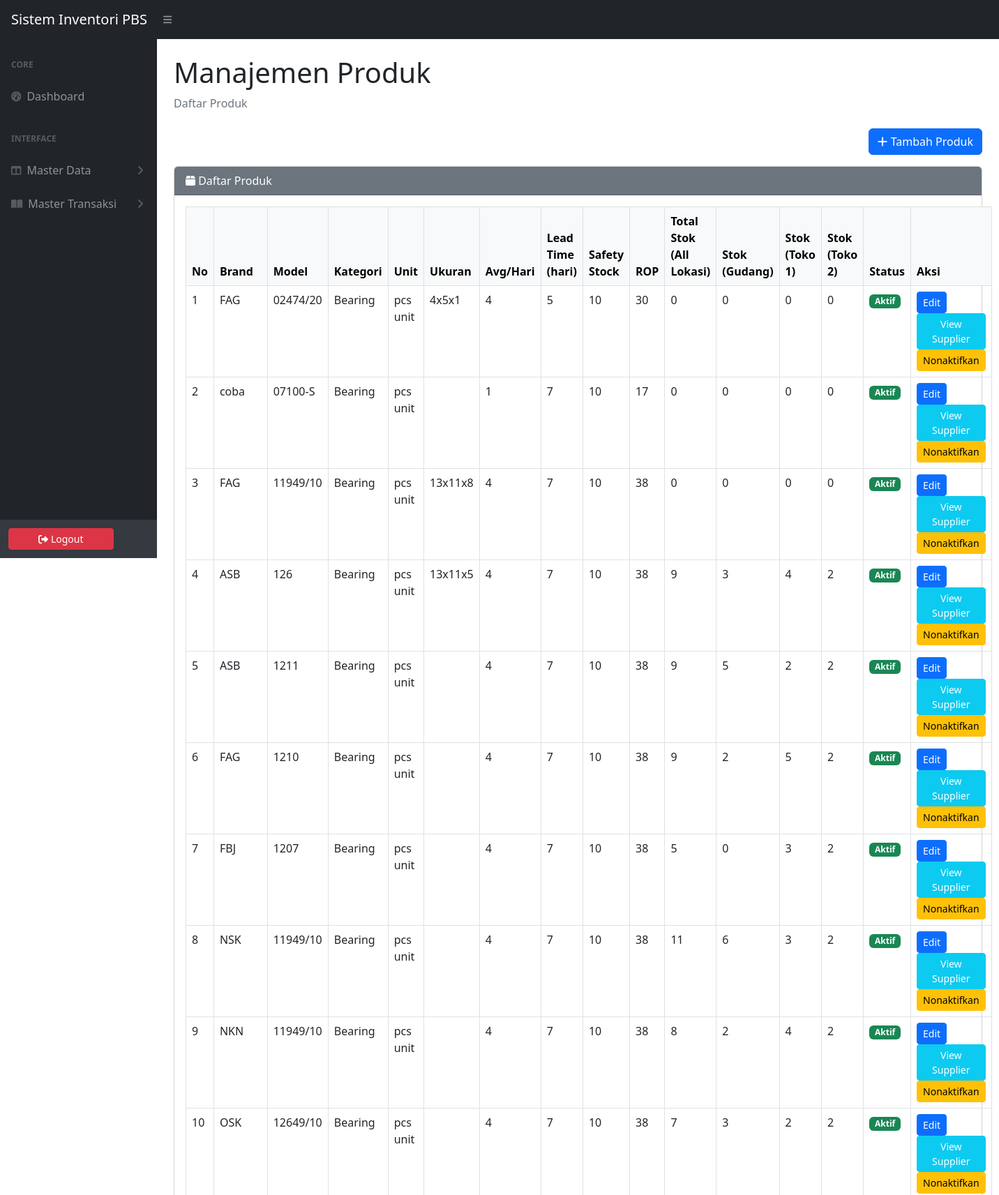
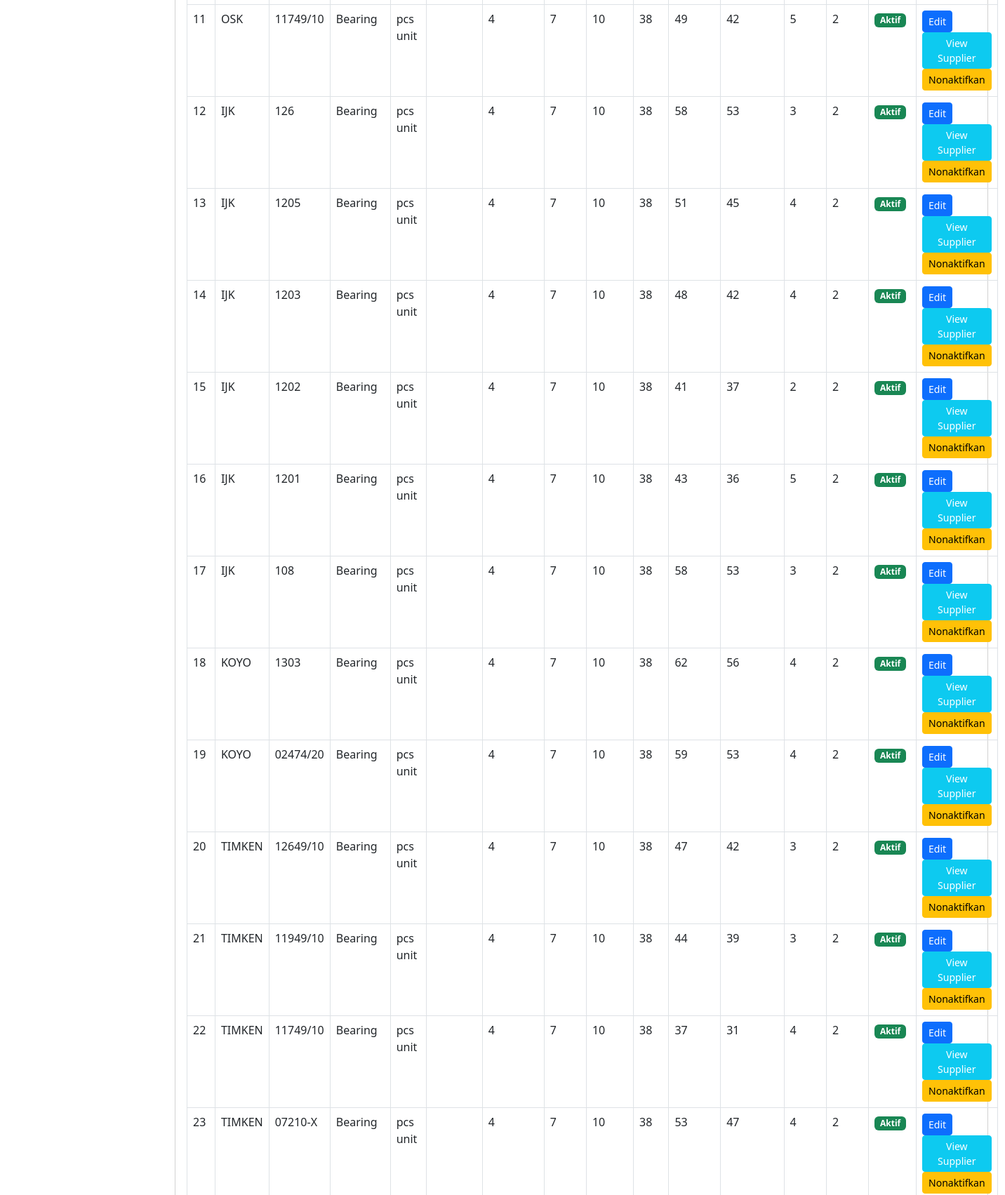
The page /product.php (signed in, upper part) on the database its author committed (2 pictures, top to bottom).
### tables this page shows
CREATE TABLE `product` (
  `product_id` int(11) NOT NULL,
  `brand_id` int(11) DEFAULT NULL,
  `model_id` int(11) DEFAULT NULL,
  `unit_id` int(11) DEFAULT NULL,
  `category_id` int(11) DEFAULT NULL,
  `name` varchar(150) NOT NULL,
  `desc` varchar(255) DEFAULT NULL,
  `ukuran` varchar(100) DEFAULT NULL,
  `status` tinyint(1) NOT NULL DEFAULT 1,
  `safety_stock` int(11) NOT NULL DEFAULT 0,
  `lead_time_days` int(11) NOT NULL DEFAULT 1,
  `avg_daily_usage` int(11) NOT NULL DEFAULT 0,
  `reorder_point` int(11) NOT NULL DEFAULT 0
);

CREATE TABLE `brand` (
  `brand_id` int(11) NOT NULL,
  `brand_name` varchar(100) NOT NULL
);

CREATE TABLE `model` (
  `model_id` int(11) NOT NULL,
  `model_name` varchar(100) NOT NULL
);

CREATE TABLE `category` (
  `category_id` int(11) NOT NULL,
  `category_name` varchar(100) NOT NULL
);

CREATE TABLE `unit` (
  `unit_id` int(11) NOT NULL,
  `unit_name` varchar(50) NOT NULL,
  `satuan_hitung` varchar(50) NOT NULL
);

### product.php (the view, shortened to what this page needs)
<?php
include "include/config.php";
$queryLokasi  = "SELECT location_id, namalokasi FROM location ORDER BY namalokasi";
$resultLokasi = mysqli_query($connection, $queryLokasi)
    or die("Query lokasi error: " . mysqli_error($connection));
$listLokasi = [];
while ($rowLokasi = mysqli_fetch_assoc($resultLokasi)) {
    $listLokasi[(int)$rowLokasi['location_id']] = $rowLokasi['namalokasi'];
}
$queryProduk = "
    SELECT
        p.product_id,
        CONCAT(b.brand_name,' ',m.model_name)        AS nama_produk,
        p.`desc`     AS deskripsi_produk,
        p.ukuran     AS ukuran_produk,
        p.status     AS status_produk,
        b.brand_name,
        m.model_name,
        c.category_name,
        u.unit_name,
        u.satuan_hitung,
        p.safety_stock,
        p.lead_time_days,
        p.avg_daily_usage,
        p.reorder_point
    FROM product p
    LEFT JOIN brand    b ON p.brand_id    = b.brand_id
    LEFT JOIN model    m ON p.model_id    = m.model_id
    LEFT JOIN category c ON p.category_id = c.category_id
    LEFT JOIN unit     u ON p.unit_id     = u.unit_id
    ORDER BY p.product_id DESC
";
$resultProduk = mysqli_query($connection, $queryProduk)
    or die("Query produk error: " . mysqli_error($connection));
?>
<!DOCTYPE html>
<html lang="en">
<head>
    <link href="css/styles.css" rel="stylesheet" />
    <link href="https://cdn.jsdelivr.net/npm/simple-datatables@7.1.2/dist/style.min.css" rel="stylesheet" />
</head>
<body class="sb-nav-fixed">
<?php include "include/navbar.php"; ?>
<div id="layoutSidenav">
    <?php include "include/menu.php"; ?>
    <div id="layoutSidenav_content">
    <main class="container-fluid px-4">
                <h1 class="mt-4">Manajemen Produk</h1>
                <ol class="breadcrumb mb-4"><li class="breadcrumb-item active">Daftar Produk</li></ol>
                <div class="mb-3 text-end">
                    <a href="tambahproduk.php" class="btn btn-primary">
                        <i class="fa fa-plus"></i> Tambah Produk
                    </a>
                </div>
                <div class="card mb-4">
                    <div class="card-header bg-secondary text-white">
                        <i class="fa fa-box"></i> Daftar Produk
                    </div>
                    <div class="card-body">
                        <table id="datatablesSimple" class="table table-bordered table-hover">
                            <thead class="table-light">
                            <tr>
                                <th>No</th>
                                <th>Brand</th>
                                <th>Model</th>
                                <th>Kategori</th>
                                <th>Unit</th>
                                <th>Ukuran</th>
                                <th>Avg/Hari</th>
                                <th>Lead Time (hari)</th>
                                <th>Safety Stock</th>
                                <th>ROP</th>
                                <th>Total Stok (All Lokasi)</th>
                                <?php foreach ($listLokasi as $namaLokasi): ?>
                                <th>Stok (<?php echo htmlspecialchars($namaLokasi); ?>)</th>
                                <?php endforeach; ?>
                                <th>Status</th>
                                <th>Aksi</th>
                            </tr>
                            </thead>
                            <tbody>
                                <?php
                                $nomorBaris = 1;
                            while ($rowProduk = mysqli_fetch_assoc($resultProduk)):
                                    $produkId = (int)$rowProduk['product_id'];
                                    $stokPerLokasi = [];
                                    $queryStok  = "SELECT location_id, quantity FROM inventory WHERE product_id = $produkId";
                                    $resultStok = mysqli_query($connection, $queryStok)
                                        or die("Query stok error: " . mysqli_error($connection));
                                    while ($rowStok = mysqli_fetch_assoc($resultStok)) {
                                        $stokPerLokasi[(int)$rowStok['location_id']] = (int)$rowStok['quantity'];
                                    }
                                    $totalStokAll = array_sum($stokPerLokasi);
                                ?>
                                <tr>
                               <td><?php echo $nomorBaris++; ?></td>
                                <td><?php echo htmlspecialchars($rowProduk['brand_name']); ?></td>
                                <td><?php echo htmlspecialchars($rowProduk['model_name']); ?></td>
                                <td><?php echo htmlspecialchars($rowProduk['category_name']); ?></td>
                                <td><?php echo htmlspecialchars(trim($rowProduk['unit_name'].' '.$rowProduk['satuan_hitung'])); ?></td>
                                <td><?php echo htmlspecialchars($rowProduk['ukuran_produk']); ?></td>
                                <td><?php echo (int)$rowProduk['avg_daily_usage']; ?></td>
                                <td><?php echo (int)$rowProduk['lead_time_days']; ?></td>
                                <td><?php echo (int)$rowProduk['safety_stock']; ?></td>
                                <td><?php echo (int)$rowProduk['reorder_point']; ?></td>
                                <td><?php echo (int)$totalStokAll; ?></td>
                                <?php foreach ($listLokasi as $lokasiId => $namaLokasi): ?>
                                <td><?php echo $stokPerLokasi[$lokasiId] ?? 0; ?></td>
                                <?php endforeach; ?>
                                <td>
                                <?php if ((int)$rowProduk['status_produk'] === 1): ?>
                                    <span class="badge bg-success">Aktif</span>
                                <?php else: ?>
                                    <span class="badge bg-danger">Nonaktif</span>
                                <?php endif; ?>
                                </td>
                                    <td>
                                    <a href="productedit.php?id=<?php echo $rowProduk['product_id']; ?>"
                                    class="btn btn-sm btn-primary">
                                    Edit
                                    </a>
                                    <a href="product_supplier.php?id=<?php echo $rowProduk['product_id']; ?>"
                                        class="btn btn-sm btn-info text-white">
                                        View Supplier
                                    </a>
                                    <?php if($rowProduk['status_produk']==1): ?>
                                        <a href="productstatus.php?id=<?php echo $rowProduk['product_id']; ?>&status=0"
                                        onclick="return confirm('Nonaktifkan produk ini?');"
                                        class="btn btn-sm btn-warning">
                                        Nonaktifkan
                                        </a>
                                    <?php endif; ?>
                                </td>
                                </tr>
                                <?php endwhile; ?>
                            </tbody>
                        </table>
                    </div>
                </div>
            </main>
    </div>
</div>
</body>
</html>

### rows shown on the page
product: brand.brand_name "FAG", model.model_name "02474/20", category.category_name "Bearing", unit.satuan_hitung "pcs unit", ukuran "4x5x1", avg_daily_usage "4", lead_time_days "5", safety_stock "10", reorder_point "30", totalStokAll "0", lokasiId "0", status "Aktif"
product: brand.brand_name "coba", model.model_name "07100-S", category.category_name "Bearing", unit.satuan_hitung "pcs unit", avg_daily_usage "1", lead_time_days "7", safety_stock "10", reorder_point "17", totalStokAll "0", lokasiId "0", status "Aktif"
product: brand.brand_name "FAG", model.model_name "11949/10", category.category_name "Bearing", unit.satuan_hitung "pcs unit", ukuran "13x11x8", avg_daily_usage "4", lead_time_days "7", safety_stock "10", reorder_point "38", totalStokAll "0", lokasiId "0", status "Aktif"
product: brand.brand_name "ASB", model.model_name "126", category.category_name "Bearing", unit.satuan_hitung "pcs unit", ukuran "13x11x5", avg_daily_usage "4", lead_time_days "7", safety_stock "10", reorder_point "38", totalStokAll "9", lokasiId "3", lokasiId "4", lokasiId "2", status "Aktif"
product: brand.brand_name "ASB", model.model_name "1211", category.category_name "Bearing", unit.satuan_hitung "pcs unit", avg_daily_usage "4", lead_time_days "7", safety_stock "10", reorder_point "38", totalStokAll "9", lokasiId "5", lokasiId "2", status "Aktif"
product: brand.brand_name "FAG", model.model_name "1210", category.category_name "Bearing", unit.satuan_hitung "pcs unit", avg_daily_usage "4", lead_time_days "7", safety_stock "10", reorder_point "38", totalStokAll "9", lokasiId "2", lokasiId "5", status "Aktif"
product: brand.brand_name "FBJ", model.model_name "1207", category.category_name "Bearing", unit.satuan_hitung "pcs unit", avg_daily_usage "4", lead_time_days "7", safety_stock "10", reorder_point "38", totalStokAll "5", lokasiId "0", lokasiId "3", lokasiId "2", status "Aktif"
product: brand.brand_name "NSK", model.model_name "11949/10", category.category_name "Bearing", unit.satuan_hitung "pcs unit", avg_daily_usage "4", lead_time_days "7", safety_stock "10", reorder_point "38", totalStokAll "11", lokasiId "6", lokasiId "3", lokasiId "2", status "Aktif"
product: brand.brand_name "NKN", model.model_name "11949/10", category.category_name "Bearing", unit.satuan_hitung "pcs unit", avg_daily_usage "4", lead_time_days "7", safety_stock "10", reorder_point "38", totalStokAll "8", lokasiId "2", lokasiId "4", status "Aktif"
product: brand.brand_name "OSK", model.model_name "12649/10", category.category_name "Bearing", unit.satuan_hitung "pcs unit", avg_daily_usage "4", lead_time_days "7", safety_stock "10", reorder_point "38", totalStokAll "7", lokasiId "3", lokasiId "2", status "Aktif"
product: brand.brand_name "OSK", model.model_name "11749/10", category.category_name "Bearing", unit.satuan_hitung "pcs unit", avg_daily_usage "4", lead_time_days "7", safety_stock "10", reorder_point "38", totalStokAll "49", lokasiId "42", lokasiId "5", lokasiId "2", status "Aktif"
product: brand.brand_name "IJK", model.model_name "126", category.category_name "Bearing", unit.satuan_hitung "pcs unit", avg_daily_usage "4", lead_time_days "7", safety_stock "10", reorder_point "38", totalStokAll "58", lokasiId "53", lokasiId "3", lokasiId "2", status "Aktif"
product: brand.brand_name "IJK", model.model_name "1205", category.category_name "Bearing", unit.satuan_hitung "pcs unit", avg_daily_usage "4", lead_time_days "7", safety_stock "10", reorder_point "38", totalStokAll "51", lokasiId "45", lokasiId "4", lokasiId "2", status "Aktif"
product: brand.brand_name "IJK", model.model_name "1203", category.category_name "Bearing", unit.satuan_hitung "pcs unit", avg_daily_usage "4", lead_time_days "7", safety_stock "10", reorder_point "38", totalStokAll "48", lokasiId "42", lokasiId "4", lokasiId "2", status "Aktif"
product: brand.brand_name "IJK", model.model_name "1202", category.category_name "Bearing", unit.satuan_hitung "pcs unit", avg_daily_usage "4", lead_time_days "7", safety_stock "10", reorder_point "38", totalStokAll "41", lokasiId "37", lokasiId "2", status "Aktif"
product: brand.brand_name "IJK", model.model_name "1201", category.category_name "Bearing", unit.satuan_hitung "pcs unit", avg_daily_usage "4", lead_time_days "7", safety_stock "10", reorder_point "38", totalStokAll "43", lokasiId "36", lokasiId "5", lokasiId "2", status "Aktif"
product: brand.brand_name "IJK", model.model_name "108", category.category_name "Bearing", unit.satuan_hitung "pcs unit", avg_daily_usage "4", lead_time_days "7", safety_stock "10", reorder_point "38", totalStokAll "58", lokasiId "53", lokasiId "3", lokasiId "2", status "Aktif"
product: brand.brand_name "KOYO", model.model_name "1303", category.category_name "Bearing", unit.satuan_hitung "pcs unit", avg_daily_usage "4", lead_time_days "7", safety_stock "10", reorder_point "38", totalStokAll "62", lokasiId "56", lokasiId "4", lokasiId "2", status "Aktif"
product: brand.brand_name "KOYO", model.model_name "02474/20", category.category_name "Bearing", unit.satuan_hitung "pcs unit", avg_daily_usage "4", lead_time_days "7", safety_stock "10", reorder_point "38", totalStokAll "59", lokasiId "53", lokasiId "4", lokasiId "2", status "Aktif"
product: brand.brand_name "TIMKEN", model.model_name "12649/10", category.category_name "Bearing", unit.satuan_hitung "pcs unit", avg_daily_usage "4", lead_time_days "7", safety_stock "10", reorder_point "38", totalStokAll "47", lokasiId "42", lokasiId "3", lokasiId "2", status "Aktif"
product: brand.brand_name "TIMKEN", model.model_name "11949/10", category.category_name "Bearing", unit.satuan_hitung "pcs unit", avg_daily_usage "4", lead_time_days "7", safety_stock "10", reorder_point "38", totalStokAll "44", lokasiId "39", lokasiId "3", lokasiId "2", status "Aktif"
product: brand.brand_name "TIMKEN", model.model_name "11749/10", category.category_name "Bearing", unit.satuan_hitung "pcs unit", avg_daily_usage "4", lead_time_days "7", safety_stock "10", reorder_point "38", totalStokAll "37", lokasiId "31", lokasiId "4", lokasiId "2", status "Aktif"
product: brand.brand_name "TIMKEN", model.model_name "07210-X", category.category_name "Bearing", unit.satuan_hitung "pcs unit", avg_daily_usage "4", lead_time_days "7", safety_stock "10", reorder_point "38", totalStokAll "53", lokasiId "47", lokasiId "4", lokasiId "2", status "Aktif"

### other values the page prints
$namaLokasi "Gudang"
$namaLokasi "Toko 1"
$namaLokasi "Toko 2"
